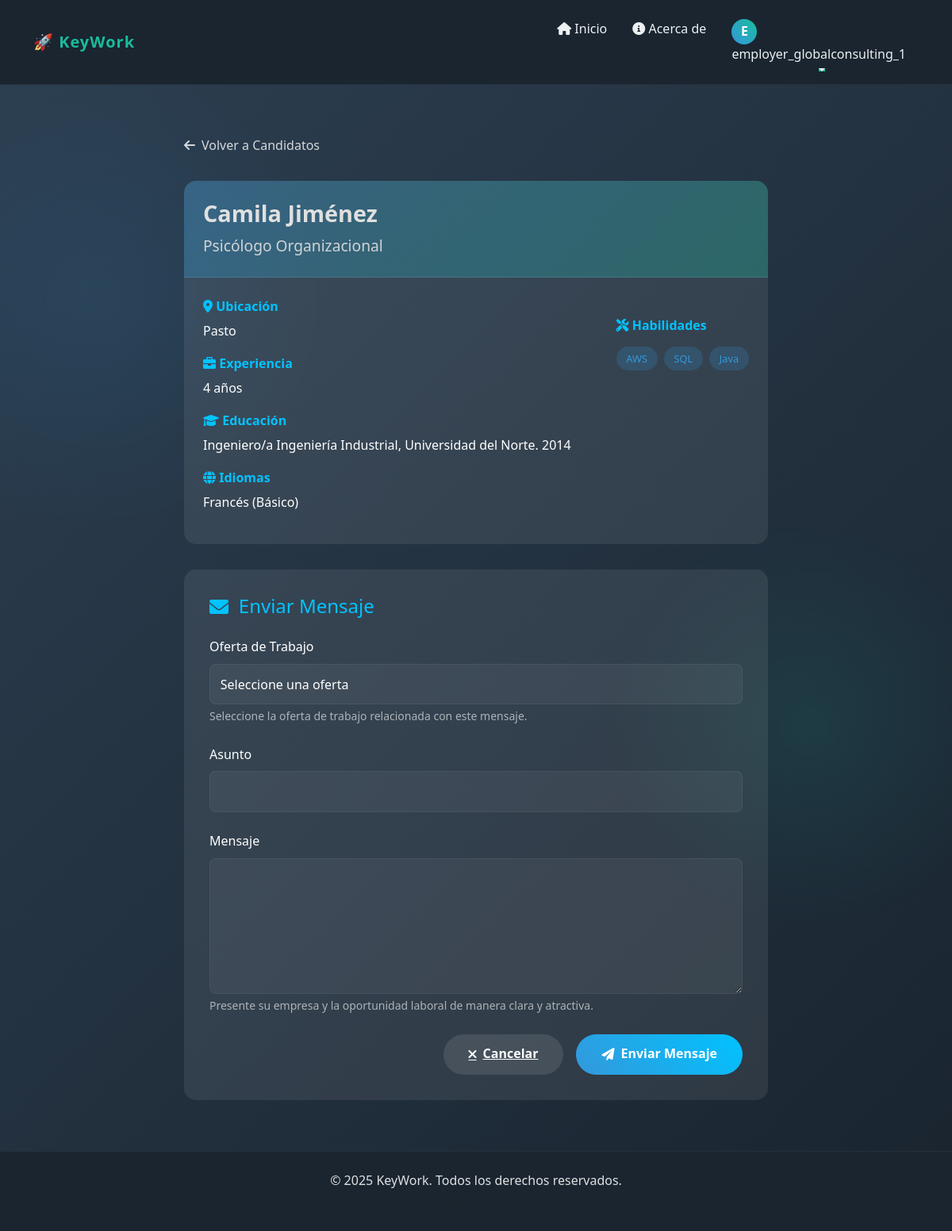
The page /employer/contact-candidate/5/ (signed in) on the database its author committed.
### UserManagement/models.py (models this page shows, shortened)
class BaseProfile(models.Model):
    user = models.OneToOneField(User, on_delete=models.CASCADE, related_name="%(class)s_profile")
    created_at = models.DateTimeField(auto_now_add=True)
    updated_at = models.DateTimeField(auto_now=True)
    profile_completed = models.BooleanField(default=False)
    class Meta:
        abstract = True

class JobSeekerProfile(BaseProfile):
    full_name = models.CharField(max_length=150, blank=True, null=True)
    professional_title = models.CharField(max_length=100, blank=True, null=True)
    date_of_birth = models.DateField(blank=True, null=True)
    phone_number = models.CharField(max_length=20, blank=True, null=True)
    location = models.CharField(max_length=150, blank=True, null=True)
    bio = models.TextField(blank=True, null=True)
    years_experience = models.PositiveSmallIntegerField(blank=True, null=True)
    skills = models.TextField(blank=True, null=True, help_text="Habilidades separadas por comas")
    education = models.TextField(blank=True, null=True)
    languages = models.CharField(max_length=200, blank=True, null=True, help_text="Idiomas separados por comas")
    AVAILABILITY_CHOICES = (
        ('immediate', 'Inmediata'),
        ('2_weeks', '2 semanas'),
        ('1_month', '1 mes'),
        ('negotiable', 'Negociable'),
    )
    availability = models.CharField(max_length=20, choices=AVAILABILITY_CHOICES, blank=True, null=True)
    desired_salary = models.DecimalField(max_digits=12, decimal_places=2, blank=True, null=True)
    remote_work = models.BooleanField(default=False, verbose_name="Disponible para trabajo remoto")
    cv = models.ForeignKey(CV, on_delete=models.SET_NULL, blank=True, null=True, related_name='jobseeker_profiles')
    has_cv = models.BooleanField(default=False)
    def skills_as_list(self):
        if not self.skills:
            return []
        return [skill.strip() for skill in self.skills.split(',')]
    class Meta:
        verbose_name = "Perfil de Candidato"
        verbose_name_plural = "Perfiles de Candidatos"
        indexes = [
            models.Index(fields=['profile_completed']),
            models.Index(fields=['has_cv']),
        ]

### EmployerPortal/views.py (the view, shortened to what this page needs)
# urls.py: path('contact-candidate/<int:candidate_id>/', views.contact_candidate, name='contact_candidate'),
@login_required
def contact_candidate(request, candidate_id):
    try:
        employer_profile = EmployerProfile.objects.get(user=request.user)
    except EmployerProfile.DoesNotExist:
        messages.error(request, 'Solo los empleadores pueden contactar candidatos.')
        return redirect('home')
    candidate = get_object_or_404(JobSeekerProfile, id=candidate_id)
    job_offers = JobOffer.objects.filter(company=employer_profile.company_name, active=True)
    return render(request, 'EmployerPortal/contact_candidate.html', {
        'candidate': candidate,
        'job_offers': job_offers
    })

### EmployerPortal/templates/EmployerPortal/contact_candidate.html (shortened to what this page needs)
{% extends 'base.html' %}
{% block content %}
<div class="contact-container">
    <a href="{% url 'find_candidates' %}" class="back-link">
        <i class="fas fa-arrow-left"></i> Volver a Candidatos
    </a>
    <div class="candidate-card">
        <div class="candidate-header">
            <h2 class="candidate-name">{{ candidate.full_name|default:candidate.user.username }}</h2>
            <div class="candidate-title">{{ candidate.professional_title|default:"" }}</div>
        </div>
        <div class="candidate-body">
            <div class="candidate-info">
                {% if candidate.location %}
                    <div class="info-item">
                        <div class="info-label"><i class="fas fa-map-marker-alt"></i> Ubicación</div>
                        <div class="info-value">{{ candidate.location }}</div>
                    </div>
                {% endif %}
                {% if candidate.years_experience %}
                    <div class="info-item">
                        <div class="info-label"><i class="fas fa-briefcase"></i> Experiencia</div>
                        <div class="info-value">{{ candidate.years_experience }} años</div>
                    </div>
                {% endif %}
                {% if candidate.education %}
                    <div class="info-item">
                        <div class="info-label"><i class="fas fa-graduation-cap"></i> Educación</div>
                        <div class="info-value">{{ candidate.education|linebreaksbr }}</div>
                    </div>
                {% endif %}
                {% if candidate.languages %}
                    <div class="info-item">
                        <div class="info-label"><i class="fas fa-globe"></i> Idiomas</div>
                        <div class="info-value">{{ candidate.languages }}</div>
                    </div>
                {% endif %}
            </div>
            {% if candidate.skills %}
                <div class="candidate-skills">
                    <div class="skills-title"><i class="fas fa-tools"></i> Habilidades</div>
                    <div class="skills-list">
                        {% for skill in candidate.skills_as_list %}
                            <span class="skill-tag">{{ skill }}</span>
                        {% endfor %}
                    </div>
                </div>
            {% endif %}
        </div>
    </div>
    <div class="message-form">
        <h2 class="form-title">
            <i class="fas fa-envelope"></i> Enviar Mensaje
        </h2>
        <form method="post">
            <div class="form-group">
                <label for="job_id" class="form-label">Oferta de Trabajo</label>
                <select name="job_id" id="job_id" class="form-control" required>
                    <option value="">Seleccione una oferta</option>
                </select>
                <div class="form-text">Seleccione la oferta de trabajo relacionada con este mensaje.</div>
            </div>
            <div class="form-group">
                <label for="subject" class="form-label">Asunto</label>
                <input type="text" name="subject" id="subject" class="form-control" required>
            </div>
            <div class="form-group">
                <label for="message" class="form-label">Mensaje</label>
                <textarea name="message" id="message" rows="6" class="form-control" required></textarea>
                <div class="form-text">Presente su empresa y la oportunidad laboral de manera clara y atractiva.</div>
            </div>
            <div class="form-actions">
                <a href="{% url 'find_candidates' %}" class="btn-cancel">
                    <i class="fas fa-times"></i> Cancelar
                </a>
                <button type="submit" class="btn-send">
                    <i class="fas fa-paper-plane"></i> Enviar Mensaje
                </button>
            </div>
        </form>
    </div>
</div>
{% endblock %}

### KeyWork/templates/base.html (shortened to what this page needs)
<!DOCTYPE html>
<html lang="en">
<head>
    <link href="https://cdn.jsdelivr.net/npm/bootstrap@5.3.0-alpha1/dist/css/bootstrap.min.css" rel="stylesheet">
    <link rel="stylesheet" href="https://cdnjs.cloudflare.com/ajax/libs/font-awesome/6.0.0-beta3/css/all.min.css">
</head>
<body>
    <nav class="navbar navbar-expand-lg navbar-dark">
        <div class="container">
            <a class="navbar-brand" href="{% url 'home' %}">🚀 KeyWork</a>
            <div class="collapse navbar-collapse" id="navbarNav">
                <ul class="navbar-nav ms-auto">
                    <li class="nav-item">
                        <a class="nav-link" href="{% url 'home' %}">
                            <i class="fas fa-home"></i> Inicio
                        </a>
                    </li>
                    <li class="nav-item">
                        <a class="nav-link" href="{% url 'about' %}">
                            <i class="fas fa-info-circle"></i> Acerca de
                        </a>
                    </li>
                    {% if user.is_authenticated %}
                        <li class="nav-item dropdown">
                            <a class="nav-link dropdown-toggle" href="#" id="userDropdown" role="button" data-bs-toggle="dropdown" aria-expanded="false">
                                <span class="user-avatar">{{ user.username|first|upper }}</span>
                                {{ user.username }}
                            </a>
                        </li>
                    {% endif %}
                </ul>
            </div>
        </div>
    </nav>
    <div class="main-content">
        {% block content %}{% endblock %}
    </div>
    <footer class="footer">
        <div class="container">
            <div class="row">
                <div class="col-md-12">
                    <p class="mb-1">&copy; 2025 KeyWork. Todos los derechos reservados.</p>
                    <p class="mb-0 text-muted small">Conectando talento con oportunidades</p>
                </div>
            </div>
        </div>
    </footer>
</body>
</html>

### KeyWork/templates/base.html (style rules this page uses)
:root { --primary: #2C3E50; --secondary: #3498DB; --accent: #1ABC9C; --light: #ECF0F1; --dark: #1A2530; --gradient-start: #3498DB; --gradient-end: #1ABC9C; --card-bg: rgba(255, 255, 255, 0.08); --text: #E0E0E0; }
body { display: flex; flex-direction: column; min-height: 100vh; font-family: 'Segoe UI', Tahoma, Geneva, Verdana, sans-serif; background-color: var(--dark); color: var(--text); line-height: 1.6; }
.main-content { flex: 1; background: linear-gradient(135deg, var(--primary), var(--dark)); color: var(--text); padding: 2rem 0; position: relative; overflow: hidden; }
.main-content::before { content: ""; position: absolute; top: 0; left: 0; width: 100%; height: 100%; background: radial-gradient(circle at 10% 20%, var(--gradient-start) 0%, transparent 20%), radial-gradient(circle at 85% 60%, var(--gradient-end) 0%, transparent 20%); opacity: 0.1; z-index: 0; }
.main-content > div { position: relative; z-index: 1; }
.navbar { background-color: var(--dark) !important; box-shadow: 0 4px 20px rgba(0, 0, 0, 0.15); border-bottom: 1px solid rgba(255, 255, 255, 0.05); padding: 1rem 0; }
.navbar-brand { font-weight: bold; color: var(--accent) !important; letter-spacing: 1px; transition: all 0.3s ease; }
.nav-link { color: var(--light) !important; transition: all 0.3s ease; margin: 0 8px; position: relative; padding: 0.5rem 0.75rem; border-radius: 4px; }
.nav-link::after { content: ''; position: absolute; width: 0; height: 2px; bottom: 0; left: 50%; background-color: var(--accent); transition: all 0.3s ease; transform: translateX(-50%); }
.footer { background-color: var(--dark); color: var(--text); padding: 1.5rem 0; text-align: center; border-top: 1px solid rgba(255, 255, 255, 0.05); }
.user-avatar { width: 32px; height: 32px; border-radius: 50%; background: linear-gradient(45deg, var(--secondary), var(--accent)); display: flex; align-items: center; justify-content: center; color: white; font-weight: bold; margin-right: 0.5rem; }

### EmployerPortal/templates/EmployerPortal/contact_candidate.html (style rules this page uses)
.contact-container { max-width: 800px; margin: 0 auto; padding: 2rem; }
.back-link { color: #fff; opacity: 0.8; display: flex; align-items: center; text-decoration: none; margin-bottom: 2rem; transition: all 0.3s; }
.back-link i { margin-right: 0.5rem; }
.candidate-card { background-color: rgba(255, 255, 255, 0.08); border-radius: 15px; overflow: hidden; margin-bottom: 2rem; }
.candidate-header { background: linear-gradient(135deg, rgba(52, 152, 219, 0.3), rgba(26, 188, 156, 0.3)); padding: 1.5rem; border-bottom: 1px solid rgba(255, 255, 255, 0.1); }
.candidate-name { font-size: 1.8rem; font-weight: 600; margin-bottom: 0.5rem; }
.candidate-title { font-size: 1.2rem; opacity: 0.9; }
.candidate-body { padding: 1.5rem; display: flex; flex-wrap: wrap; gap: 2rem; }
.candidate-info { flex: 1; min-width: 250px; }
.info-item { margin-bottom: 1rem; }
.info-label { font-weight: 600; color: #00c3ff; margin-bottom: 0.3rem; }
.info-value { color: #fff; }
.candidate-skills { margin-top: 1.5rem; }
.skills-title { font-weight: 600; color: #00c3ff; margin-bottom: 0.8rem; }
.skills-list { display: flex; flex-wrap: wrap; gap: 0.5rem; }
.skill-tag { background-color: rgba(52, 152, 219, 0.2); color: #3498db; border-radius: 50px; padding: 0.3rem 0.8rem; font-size: 0.8rem; }
.message-form { background-color: rgba(255, 255, 255, 0.08); border-radius: 15px; padding: 2rem; }
.form-title { font-size: 1.5rem; margin-bottom: 1.5rem; color: #00c3ff; display: flex; align-items: center; }
.form-title i { margin-right: 0.8rem; }
.form-group { margin-bottom: 1.5rem; }
.form-label { color: #fff; font-weight: 500; margin-bottom: 0.5rem; display: block; }
.form-control { background-color: rgba(255, 255, 255, 0.05); border: 1px solid rgba(255, 255, 255, 0.1); color: #fff; transition: all 0.3s; width: 100%; padding: 0.8rem; border-radius: 8px; }
.form-text { color: rgba(255, 255, 255, 0.6); font-size: 0.875rem; margin-top: 0.25rem; }
.btn-send { background: linear-gradient(45deg, #3498db, #00c3ff); color: white; border: none; padding: 0.8rem 2rem; border-radius: 50px; font-weight: 600; transition: all 0.3s; display: inline-flex; align-items: center; }
.btn-send i { margin-right: 0.5rem; }
.btn-cancel { background-color: rgba(255, 255, 255, 0.1); color: #fff; border: none; padding: 0.8rem 2rem; border-radius: 50px; font-weight: 600; transition: all 0.3s; display: inline-flex; align-items: center; margin-right: 1rem; }
.btn-cancel i { margin-right: 0.5rem; }
.form-actions { display: flex; justify-content: flex-end; }

### rows shown on the page
JobSeekerProfile: full_name "Camila Jiménez", professional_title "Psicólogo Organizacional", location "Pasto", years_experience "4", education "Ingeniero/a Ingeniería Industrial, Universidad del Norte. 2014", languages "Francés (Básico)"

### other values the page prints
{{ user.username|first|upper }} "E"
{{ user.username }} "employer_globalconsulting_1"
{{ skill }} "AWS" "SQL" "Java"
